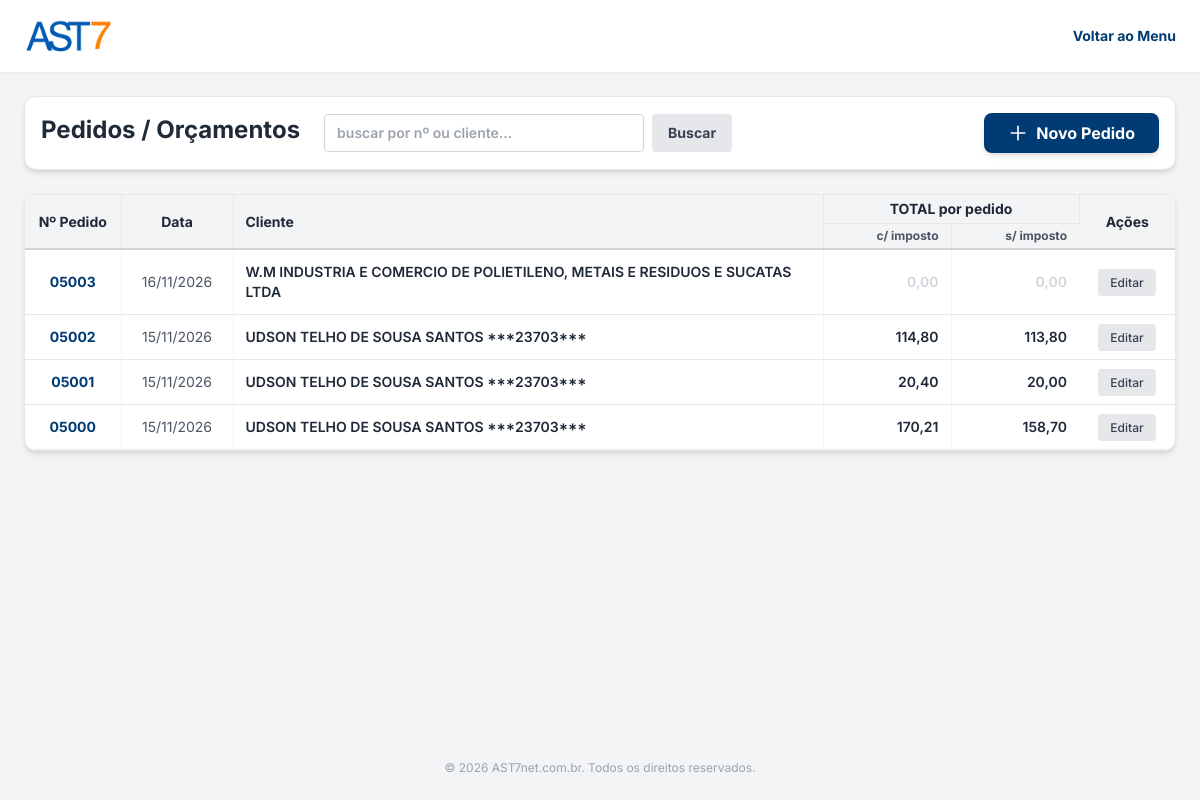
Page /pedidos.php (signed in) on the earlier database version.
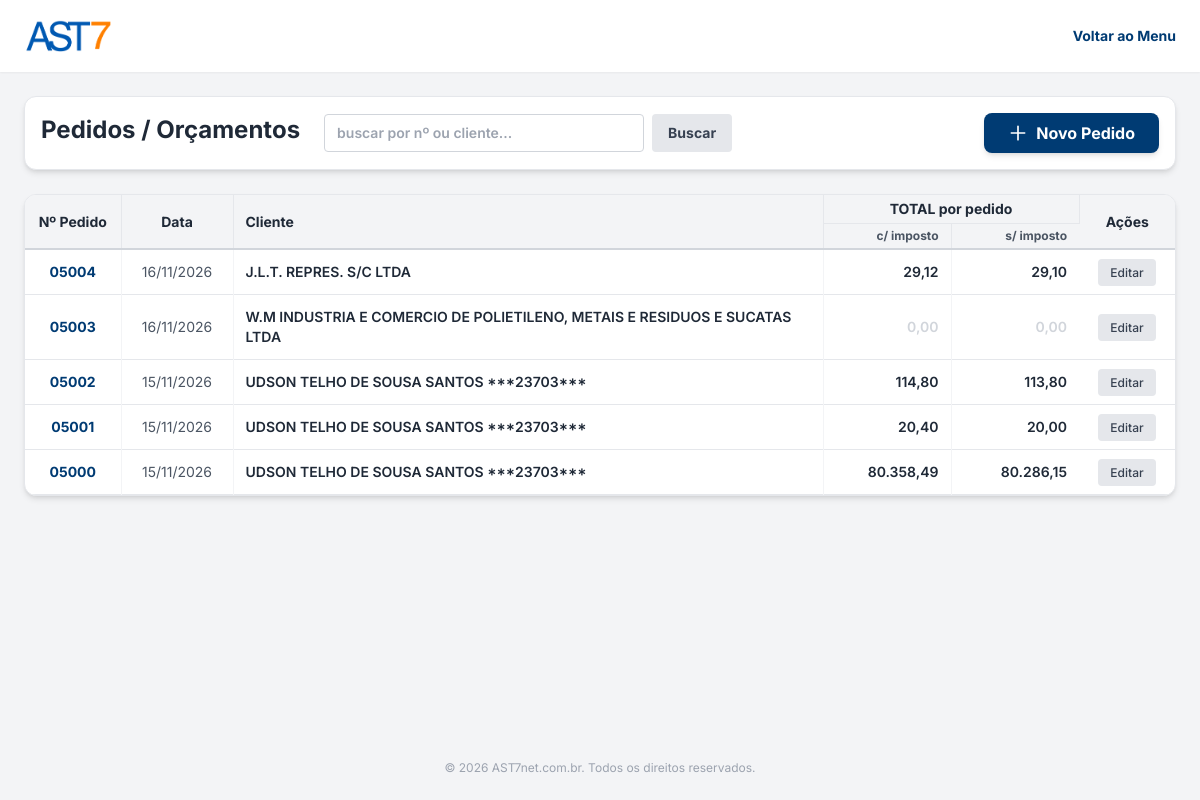
Same page on the later database version.
### tables this page shows
CREATE TABLE pedidos (
                id INTEGER PRIMARY KEY AUTOINCREMENT,
                numero_pedido INTEGER,
                data_pedido DATETIME DEFAULT CURRENT_TIMESTAMP,
                vendedor_id INTEGER,
                cliente_id INTEGER,
                cliente_att TEXT,
                fornecedor_id INTEGER,
                cif_id INTEGER,
                endereco_cobranca TEXT,
                endereco_entrega TEXT,
                faturamento TEXT,
                condicao_avista TEXT,
                condicao_faturado TEXT,
                is_fob_fornecedor INTEGER DEFAULT 0,
                fob_fornecedor_texto TEXT,
                observacao TEXT,
                total_sem_imposto REAL DEFAULT 0.00,
                total_com_imposto REAL DEFAULT 0.00,
                total_ipi REAL DEFAULT 0.00,
                total_icms REAL DEFAULT 0.00,
                qtd_itens REAL DEFAULT 0.00,
                status TEXT DEFAULT 'orcamento',
                created_at DATETIME DEFAULT CURRENT_TIMESTAMP
            );

CREATE TABLE clientes (
                id INTEGER PRIMARY KEY AUTOINCREMENT,
                razao_social TEXT NOT NULL,
                cpf TEXT,
                cnpj TEXT,
                insc_estadual TEXT,
                endereco TEXT,
                numero TEXT,
                complemento TEXT,
                bairro TEXT,
                cidade TEXT,
                uf TEXT,
                cep TEXT,
                contato_nome TEXT,
                contato_celular TEXT,
                contato_departamento TEXT,
                telefone TEXT,
                celular TEXT,
                whatsapp TEXT,
                email TEXT,
                email_danfe TEXT,
                is_fornecedor INTEGER DEFAULT 0,
                cobranca_endereco TEXT,
                cobranca_numero TEXT,
                cobranca_complemento TEXT,
                cobranca_bairro TEXT,
                cobranca_cidade TEXT,
                cobranca_uf TEXT,
                cobranca_cep TEXT,
                entrega_endereco TEXT,
                entrega_numero TEXT,
                entrega_complemento TEXT,
                entrega_bairro TEXT,
                entrega_cidade TEXT,
                entrega_uf TEXT,
                entrega_cep TEXT,
                observacao TEXT,
                material_comercializado TEXT,
                ativo INTEGER DEFAULT 1,
                created_at DATETIME DEFAULT CURRENT_TIMESTAMP
            );

### pedidos.php (the view, shortened to what the changed rows need)
<?php
$pdo = Database::getInstance();
$pagina_atual = isset($_GET['page']) && is_numeric($_GET['page']) ? (int)$_GET['page'] : 1;
$limite = 5;
$offset = ($pagina_atual - 1) * $limite;
$data_limite = date('Y-m-d H:i:s', strtotime('-2 months'));
$sql_where = " WHERE p.data_pedido >= ? ";
$params = [$data_limite];
$sql = "SELECT p.*, c.razao_social as cliente_nome
        FROM pedidos p
        LEFT JOIN clientes c ON p.cliente_id = c.id "
        . $sql_where .
        " ORDER BY p.data_pedido DESC LIMIT $limite OFFSET $offset";
$stmt = $pdo->prepare($sql);
$stmt->execute($params);
$pedidos = $stmt->fetchAll();
?>
<!DOCTYPE html>
<html lang="pt-BR">
<head>
    <script src="https://cdn.tailwindcss.com"></script>
</head>
<body class="bg-bg-main min-h-screen flex flex-col font-sans text-text-main text-base">
    <main class="flex-grow p-4 md:p-6 max-w-7xl mx-auto w-full">
        <div class="bg-white p-4 rounded-xl shadow-md border border-gray-200 mb-6 flex flex-col md:flex-row justify-between items-center gap-4">
            <div class="flex gap-2 w-full md:w-auto">
                <h1 class="text-2xl font-bold text-gray-800 hidden md:block mr-4">Pedidos / Orçamentos</h1>
            </div>
        </div>
        <div class="bg-white rounded-xl shadow-md border border-gray-200 overflow-hidden">
            <div class="overflow-x-auto">
                <table class="w-full text-left border-collapse text-sm">
                    <thead>
                        <tr class="table-header bg-gray-100 text-gray-800">
                            <th rowspan="2" class="py-2 px-3 font-bold text-center w-24 align-middle border-r border-gray-200">Nº Pedido</th>
                            <th rowspan="2" class="py-2 px-3 font-bold text-center w-28 align-middle border-r border-gray-200">Data</th>
                            <th rowspan="2" class="py-2 px-3 font-bold align-middle border-r border-gray-200">Cliente</th>
                            <th colspan="2" class="py-1 px-3 font-bold text-center border-r border-gray-200">TOTAL por pedido</th>
                            <th rowspan="2" class="py-2 px-3 font-bold text-center w-24 align-middle">Ações</th>
                        </tr>
                        <tr class="bg-gray-100 text-gray-600 border-b-2 border-gray-300">
                            <th class="py-1 px-3 font-bold text-right text-xs border-r border-gray-200 w-32">c/ imposto</th>
                            <th class="py-1 px-3 font-bold text-right text-xs w-32">s/ imposto</th>
                        </tr>
                    </thead>
                    <tbody>
                        <?php foreach($pedidos as $p): ?>
                        <?php
                            $total_com = (float)$p['total_com_imposto'];
                            $total_sem = (float)$p['total_sem_imposto'];
                            $class_com = 'text-gray-800';
                            if ($total_com == 0 || abs($total_com - $total_sem) < 0.01) {
                                $class_com = 'text-gray-300';
                            }
                            $class_sem = 'text-gray-800';
                            if ($total_sem == 0) {
                                $class_sem = 'text-gray-300';
                            }
                        ?>
                        <tr class="border-b border-gray-200 hover:bg-blue-50 transition-colors">
                            <td class="py-3 px-3 text-center font-bold text-brand-blue border-r border-gray-100">
                                <?= str_pad($p['numero_pedido'], 5, '0', STR_PAD_LEFT) ?>
                            </td>
                            <td class="py-3 px-3 text-center text-gray-600 border-r border-gray-100">
                                <?= date('d/m/Y', strtotime($p['data_pedido'])) ?>
                            </td>
                            <td class="py-3 px-3 font-semibold text-gray-800 border-r border-gray-100">
                                <?= htmlspecialchars($p['cliente_nome'] ?? 'Cliente não encontrado') ?>
                            </td>
                            <td class="py-3 px-3 text-right font-semibold border-r border-gray-100 <?= $class_com ?>">
                                <?= number_format($total_com, 2, ',', '.') ?>
                            </td>
                            <td class="py-3 px-3 text-right font-semibold <?= $class_sem ?>">
                                <?= number_format($total_sem, 2, ',', '.') ?>
                            </td>
                            <td class="py-3 px-3 text-center">
                                <a href="novo_pedido.php?id=<?= $p['id'] ?>" class="bg-gray-200 text-gray-700 hover:bg-gray-300 px-3 py-1.5 rounded transition-colors text-xs font-medium" title="Editar Pedido">Editar</a>
                            </td>
                        </tr>
                        <?php endforeach; ?>
                    </tbody>
                </table>
            </div>
        </div>
    </main>
</body>
</html>

Differences in the rows shown:
added pedidos: numero_pedido "05004", data_pedido "16/11/2026", cliente.razao_social "J.L.T. REPRES. S/C LTDA", total_com_imposto "29,12", total_sem_imposto "29,10"
changed pedidos (number 5 of 5 on the later page): total_com_imposto "170,21" → "80.358,49"; total_sem_imposto "158,70" → "80.286,15"
